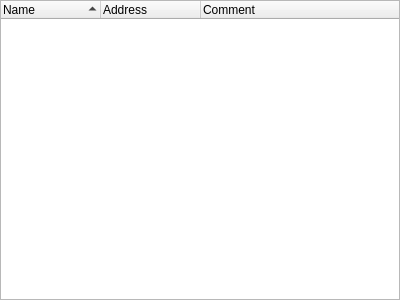
<?xml version="1.0" encoding="UTF-8"?>
<ui version="4.0">
 <class>LocalGroupWidget</class>
 <widget class="QWidget" name="LocalGroupWidget">
  <property name="geometry">
   <rect>
    <x>0</x>
    <y>0</y>
    <width>400</width>
    <height>300</height>
   </rect>
  </property>
  <layout class="QVBoxLayout" name="verticalLayout">
   <property name="leftMargin">
    <number>0</number>
   </property>
   <property name="topMargin">
    <number>0</number>
   </property>
   <property name="rightMargin">
    <number>0</number>
   </property>
   <property name="bottomMargin">
    <number>0</number>
   </property>
   <item>
    <widget class="QTreeWidget" name="tree_computer">
     <property name="contextMenuPolicy">
      <enum>Qt::ContextMenuPolicy::CustomContextMenu</enum>
     </property>
     <property name="selectionBehavior">
      <enum>QAbstractItemView::SelectionBehavior::SelectRows</enum>
     </property>
     <property name="indentation">
      <number>0</number>
     </property>
     <property name="sortingEnabled">
      <bool>true</bool>
     </property>
     <property name="columnCount">
      <number>3</number>
     </property>
     <column>
      <property name="text">
       <string>Name</string>
      </property>
     </column>
     <column>
      <property name="text">
       <string>Address</string>
      </property>
     </column>
     <column>
      <property name="text">
       <string>Comment</string>
      </property>
     </column>
    </widget>
   </item>
  </layout>
 </widget>
 <resources/>
 <connections/>
</ui>
